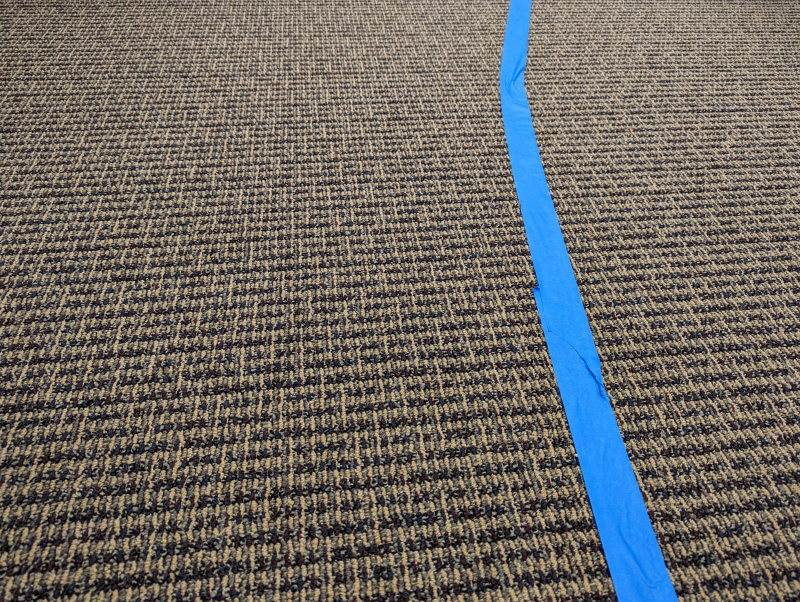
//> input picture line3.jpeg, 1600 x 1204 px (shown at 1/2 size)
$ ./center_image   (built with g++ and OpenCV 4)
//> lines starting //> are read from the running program, lines starting //| are printed output that depends on the picture; after the words box and inside, x2 and y2 are one past the last pixel; in counts of white or black regions, pixels touching at a corner belong together
#include <iostream>
#include <opencv2/opencv.hpp>
#include <vector>

#define KEY_ESC 27

using Pixel = cv::Vec<uchar, 3>; // G,B,R

uchar gray(Pixel p) {
    return 0.3*p[2] + 0.59*p[1] + 0.11*p[0];
}

void plotRow(cv::Mat &image, std::vector<uchar> row_colors, int y, float scale, cv::Scalar color) {
    std::vector<cv::Point> points;
    for (int x = 0; x < row_colors.size(); ++x)
        points.push_back( cv::Point(x, y - scale*row_colors[x]) );
    cv::polylines(image, points, false, color, 2);
}

int findCenterLine(std::vector<uchar> b, cv::Mat image, cv::Mat canvas, int y){
    int b_thresh = 0.95*(*max_element(b.begin(), b.end()));
    std::vector<cv::Point2i> cent;
    for (int x = 0; x < image.cols; ++x )
        if (b[x] > b_thresh) cent.push_back(cv::Point(x,y));
    // cv::polylines(canvas, cent, false, cv::Scalar(255,255,255), 2);
    cv::circle(canvas,cent.front(),3,cv::Scalar(255,255,255),1);
    cv::circle(canvas,cent.back(),3,cv::Scalar(255,255,255),1);
    cv::Point midpnt, midint;
    midpnt = (cent.front() + cent.back())*0.5;
    midint = static_cast<cv::Point2i>(midpnt/2);
    cv::circle(canvas,midpnt,10,cv::Scalar(255,255,255),1);
    cv::line(canvas,midpnt,cv::Point(image.cols/2,y),cv::Scalar(255, 255, 255),2);
    cv::line(canvas,cv::Point(image.cols/2,y+10),cv::Point(image.cols/2,y-10),cv::Scalar(0, 0, 255),2);
    cv::line(canvas,cv::Point(image.cols/2+10,y),cv::Point(image.cols/2-10,y),cv::Scalar(0, 0, 255),2);

    int target_error = (image.cols/2) - midpnt.x;
    std::string err = "Error: ";
    std::string error_txt = err + std::to_string(target_error);
    cv::putText(canvas, error_txt,cv::Point(image.cols/2,y+30),cv::FONT_HERSHEY_PLAIN,1,cv::Scalar(255,255,255));

    return target_error;
}

int main(int argc, char** argv) {
    // Load image from command line arguments
    std::string filename;
    if (argc >= 2)
        filename = argv[argc-1];
    else
        filename = "../line3.jpeg";
    // Load image from file
    const cv::Mat image = cv::imread(filename);
//> image is the input picture: 1204 rows x 1600 cols, CV_8UC3; mean B, G, R 100, 105, 108.7
    if (image.empty()) {
        std::cout << "Image '" << filename << "' not found!" << std::endl;
        return -1;
    }
    // Check the if image type is compatible with CV_8UC3
    std::string type = cv::typeToString( image.type() );
    std::cout << type << std::endl
              << image.rows << "x" << image.cols
              << std::endl;
//| CV_8UC3
//| 1204x1600
    if (type != "CV_8UC3") {
        std::cout << "Ops, format '" << type << "' not supported!" << std::endl;
        return 1;
    }
    // Show image
    // cv::imshow("EML4840", image);
    // Create windows with trackbar
    cv::namedWindow("EML4840");
    // Trackers
    int track_row = 70;     // Percentage
    int track_scale = 40;   // Percentage
    int track_resize = 100;
    cv::createTrackbar("Row", "EML4840", &track_row, 100);
    cv::createTrackbar("Scale", "EML4840", &track_scale, 100);
    cv::createTrackbar("resize", "EML4840", &track_resize, 100);
    // Menu
    bool show_red = false;
    bool show_blue = true;
    bool show_green = false;
    bool show_gray = false;
    std::cout << "Press:" << std::endl
              << "s            : to save image" << std::endl
              << "r, g, b, or k: to show colors" << std::endl
              << "q or ESC     : to quit" << std::endl;
    // Create vectors to store the graphs
    std::vector<uchar> r, g, b, k;
    // Run until 'q' is pressed...
    bool running = true;
    while( running ) {
        // Clear colors
        r.clear();
        g.clear();
        b.clear();
        k.clear();
        // Update scale
        float scale = 0.01*track_scale;
        // Pixel scanine
        int y = 0.01*track_row*(image.rows-1);
        for (int x = 0; x < image.cols; ++x ) {
            Pixel pixel = image.at<Pixel>( cv::Point(x, y) );
            r.push_back( pixel[2] );
            g.push_back( pixel[1] );
            b.push_back( pixel[0] );
            k.push_back( gray(pixel) );
        }
//> this loop made 1600 passes
//> pixel on passes 1 to 3: [53, 43, 36], [68, 60, 53], [64, 57, 54]
//> after the loop, r = 1600 values, max 242 at index 1368, min 0 at index 484, mean 95.12; g = 1600 values, max 221 at index 1368, min 0 at index 59, mean 92.61; b = 1600 values, max 255 at index 1140, min 0 at index 97, mean 88.91; k = 1600 values, max 224 at index 1368, min 0 at index 59, mean 92.49
        // clone image and keep the orginal for processing!
        cv::Mat canvas = image.clone();
        if (show_red)   plotRow(canvas, r, y, scale, cv::Scalar(0,0,255));
        if (show_green) plotRow(canvas, g, y, scale, cv::Scalar(0,255,0));
        if (show_blue)  plotRow(canvas, b, y, scale, cv::Scalar(255,0,0));
//> after the loop in plotRow, `for (int x = 0; x < row_colors.size(); ++x)`: points = 1600 Points (x, y), first 12: [0, 820], [1, 814], [2, 816], [3, 823], [4, 828], [5, 831], [6, 822], [7, 806], [8, 800], [9, 809], [10, 821], [11, 828]
//> in plotRow, `cv::polylines(image, points, false, color, 2);`:
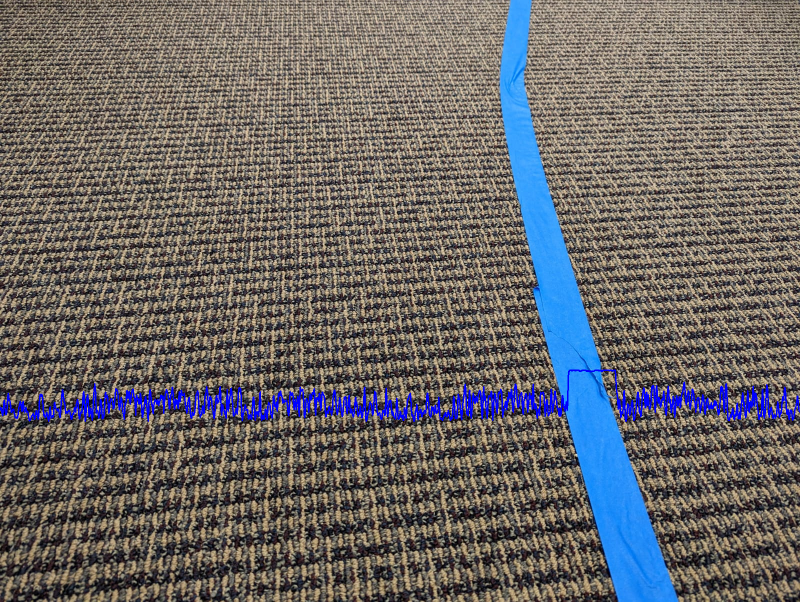
//> image: 1204 rows x 1600 cols, CV_8UC3 (shown at 1/2 size); 1.67% of pixels changed, all inside (x1, y1, x2, y2) = (0, 739, 1600, 844)
        if (show_gray)  plotRow(canvas, k, y, scale, cv::Scalar(0,0,0));
        cv::line(canvas, cv::Point(0, y), cv::Point(image.cols, y), cv::Scalar(0,0,0), 2);

        // Testing max values in blue vector
        // int max = *max_element(b.begin(),b.end());
        // std::cout << max << std::endl;

        findCenterLine(b,image,canvas,y);
//> in findCenterLine, `int b_thresh = 0.95*(*max_element(b.begin(), b.end()));`: b_thresh = 242
//> after the loop in findCenterLine, `for (int x = 0; x < image.cols; ++x )`: cent = 94 Points (x, y), first 12: [1137, 842], [1138, 842], [1139, 842], [1140, 842], [1141, 842], [1142, 842], [1143, 842], [1144, 842], [1145, 842], [1146, 842], [1147, 842], [1148, 842]
//> in findCenterLine, `midpnt = (cent.front() + cent.back())*0.5;`: midpnt = Point(1184, 842)
//> in findCenterLine, `midint = static_cast<cv::Point2i>(midpnt/2);`: midint = Point(592, 421)
//> in findCenterLine, `cv::line(canvas,midpnt,cv::Point(image.cols/2,y),cv::Scalar(255, 255, ..`:
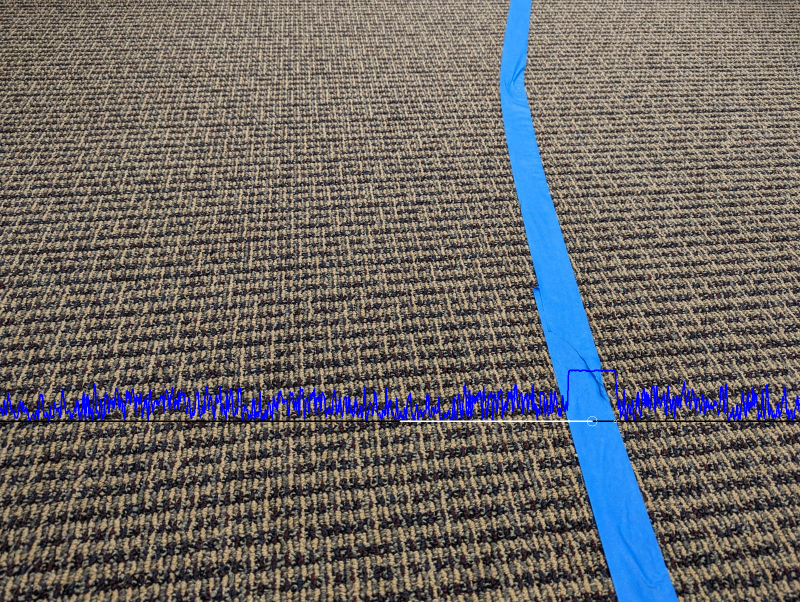
//> canvas: 1204 rows x 1600 cols, CV_8UC3 (shown at 1/2 size); mean B, G, R 102.8, 103.3, 107
//> in findCenterLine, `int target_error = (image.cols/2) - midpnt.x;`: target_error = -384
//> in findCenterLine, `std::string error_txt = err + std::to_string(target_error);`: error_txt = "Error: -384"


        // Menu
        int key = cv::waitKey(10);
//> the 'q' key is pressed
        switch(key) {
        case 's':
            cv::imwrite("../output.jpg", image);
            break;
        case 'q':
        case KEY_ESC:
            running = false;
            break;
        case 'r':
            show_red = !show_red;
            break;
        case 'g':
            show_green = !show_green;
            break;
        case 'b':
            show_blue = !show_blue;
            break;
        case 'k':
            show_gray = !show_gray;
            break;
        }
        // Show image
        cv::resize(canvas, canvas, cv::Size(), 0.01*track_resize, 0.01*track_resize);
        cv::imshow("EML4840", canvas);
    }
    // Close all windows
    cv::destroyAllWindows();
    return 0;
}

$ run again, with line0.jpeg copied over line3.jpeg
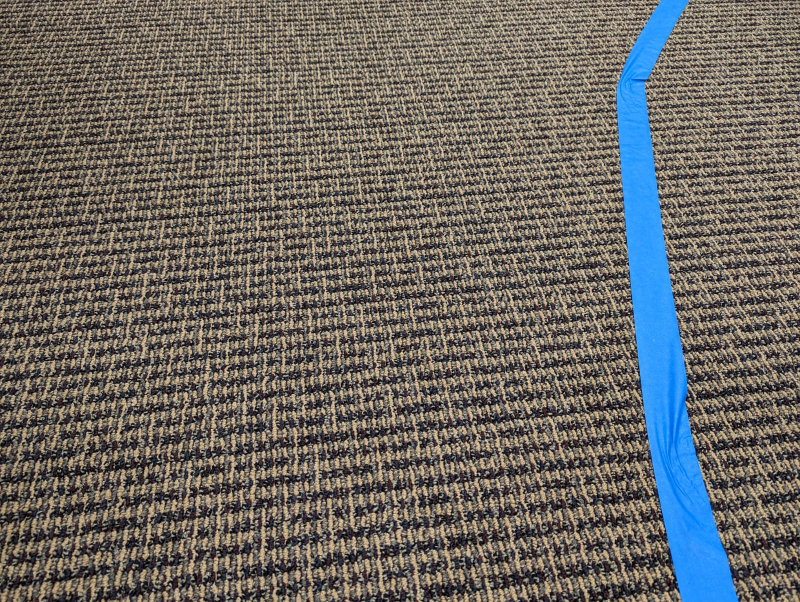
//> input picture line0.jpeg, 1600 x 1204 px (shown at 1/2 size)
//> image is the input picture: 1204 rows x 1600 cols, CV_8UC3; mean B, G, R 99.3, 104.4, 108.1
//| CV_8UC3
//| 1204x1600
//> the loop `for (int x = 0; x < image.cols; ++x )` made 1600 passes
//> pixel on passes 1 to 3: [101, 106, 115], [111, 118, 127], [128, 135, 144]
//> after the loop `for (int x = 0; x < image.cols; ++x )`: r = 1600 values, max 237 at index 486, min 0 at index 612, mean 96.38; g = 1600 values, max 218 at index 486, min 0 at index 71, mean 93.82; b = 1600 values, max 255 at index 1304, min 0 at index 77, mean 91.83; k = 1600 values, max 220 at index 486, min 0 at index 77, mean 93.93
//> after the loop in plotRow, `for (int x = 0; x < row_colors.size(); ++x)`: points = 1600 Points (x, y), first 12: [0, 801], [1, 797], [2, 790], [3, 794], [4, 809], [5, 822], [6, 826], [7, 827], [8, 837], [9, 833], [10, 823], [11, 809]
//> in plotRow, `cv::polylines(image, points, false, color, 2);`:
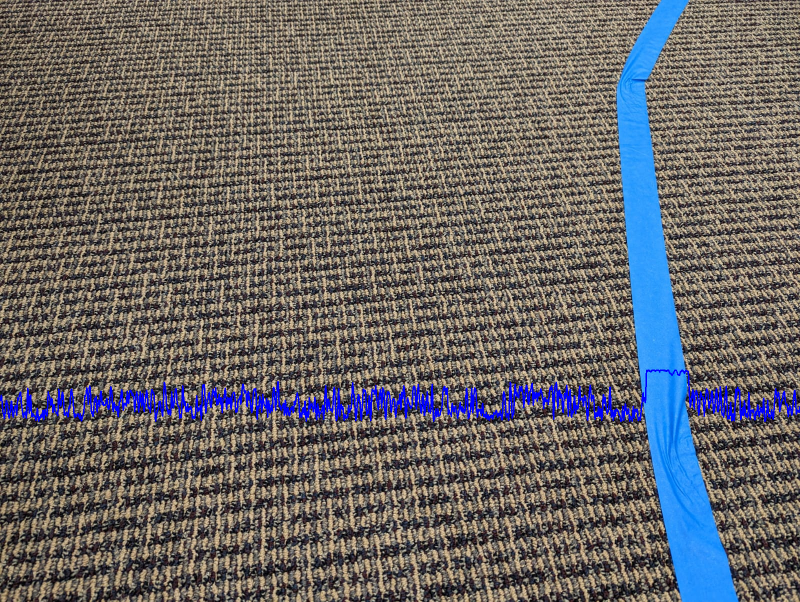
//> image: 1204 rows x 1600 cols, CV_8UC3 (shown at 1/2 size); 1.76% of pixels changed, all inside (x1, y1, x2, y2) = (0, 739, 1600, 844)
//> b_thresh = 242
//> after the loop in findCenterLine, `for (int x = 0; x < image.cols; ++x )`: cent = 68 Points (x, y), first 12: [1293, 842], [1294, 842], [1295, 842], [1296, 842], [1297, 842], [1298, 842], [1299, 842], [1300, 842], [1301, 842], [1302, 842], [1303, 842], [1304, 842]
//> midpnt = Point(1334, 842)
//> midint = Point(667, 421)
//> in findCenterLine, `cv::line(canvas,midpnt,cv::Point(image.cols/2,y),cv::Scalar(255, 255, ..`:
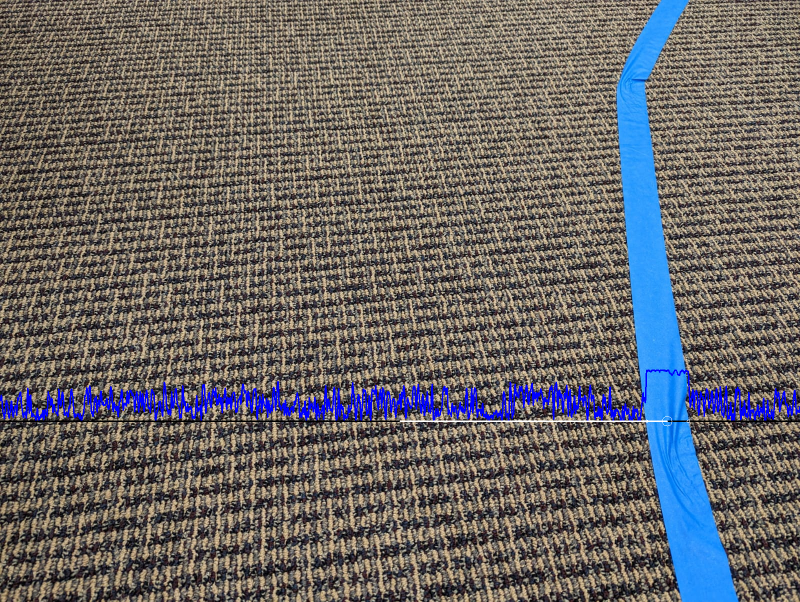
//> canvas: 1204 rows x 1600 cols, CV_8UC3 (shown at 1/2 size); mean B, G, R 102.2, 102.7, 106.2
//> target_error = -534
//> error_txt = "Error: -534"

$ run again, with line1.jpeg copied over line3.jpeg
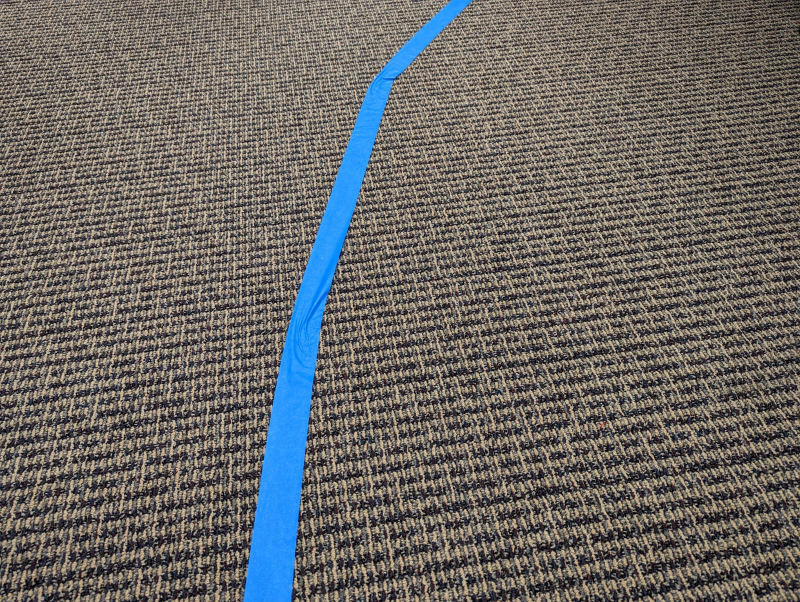
//> input picture line1.jpeg, 1600 x 1204 px (shown at 1/2 size)
//> image is the input picture: 1204 rows x 1600 cols, CV_8UC3; mean B, G, R 101, 104.3, 107.6
//| CV_8UC3
//| 1204x1600
//> the loop `for (int x = 0; x < image.cols; ++x )` made 1600 passes
//> pixel on passes 1 to 3: [132, 139, 136], [129, 134, 132], [104, 105, 103]
//> after the loop `for (int x = 0; x < image.cols; ++x )`: r = 1600 values, max 240 at index 643, min 0 at index 135, mean 102.6; g = 1600 values, max 226 at index 643, min 0 at index 135, mean 100.4; b = 1600 values, max 255 at index 543, min 0 at index 269, mean 98.45; k = 1600 values, max 227 at index 643, min 0 at index 269, mean 100.4
//> after the loop in plotRow, `for (int x = 0; x < row_colors.size(); ++x)`: points = 1600 Points (x, y), first 12: [0, 789], [1, 790], [2, 800], [3, 814], [4, 814], [5, 803], [6, 792], [7, 784], [8, 774], [9, 775], [10, 800], [11, 826]
//> in plotRow, `cv::polylines(image, points, false, color, 2);`:
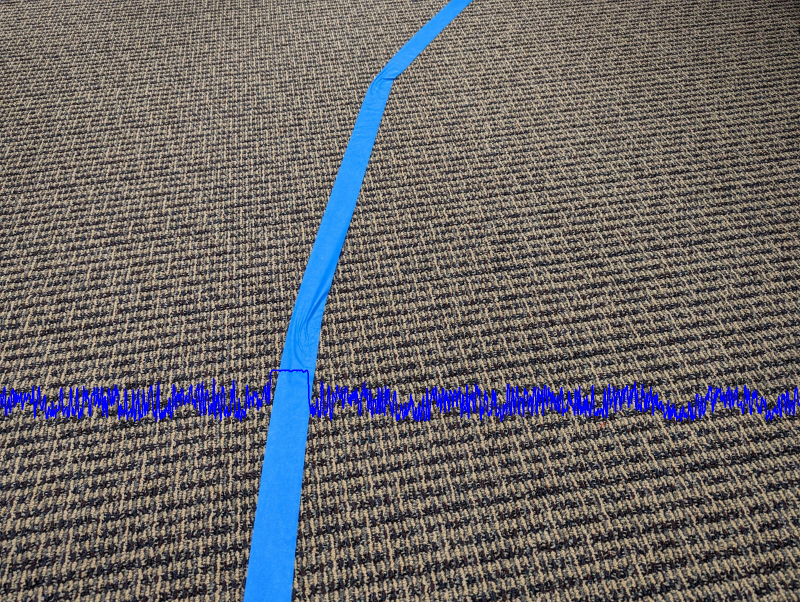
//> image: 1204 rows x 1600 cols, CV_8UC3 (shown at 1/2 size); 1.99% of pixels changed, all inside (x1, y1, x2, y2) = (0, 739, 1600, 844)
//> `cv::line(canvas, cv::Point(0, y), cv::Point(image.cols, y), cv::Scalar..`:
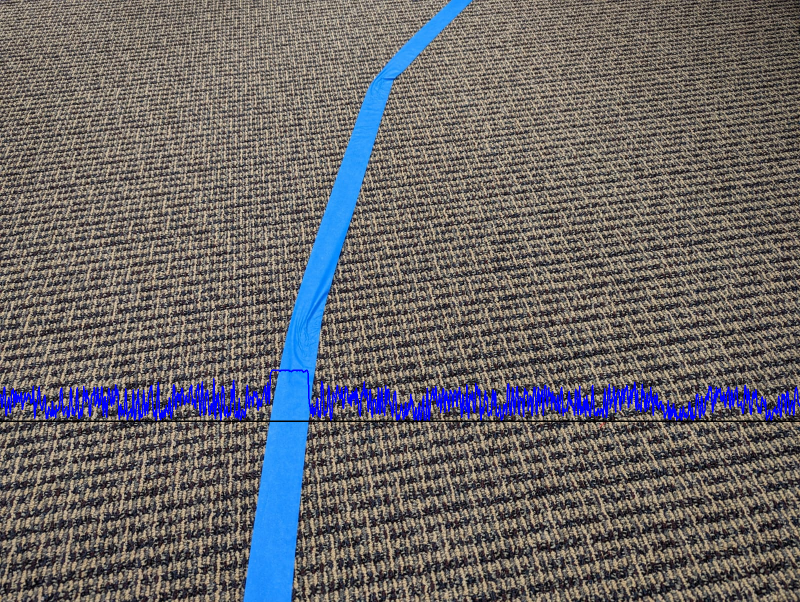
//> canvas: 1204 rows x 1600 cols, CV_8UC3 (shown at 1/2 size); 0.25% of pixels changed, all inside (x1, y1, x2, y2) = (0, 841, 1600, 844)
//> b_thresh = 242
//> after the loop in findCenterLine, `for (int x = 0; x < image.cols; ++x )`: cent = 74 Points (x, y), first 12: [542, 842], [543, 842], [544, 842], [545, 842], [546, 842], [547, 842], [548, 842], [549, 842], [550, 842], [551, 842], [552, 842], [553, 842]
//> midpnt = Point(578, 842)
//> midint = Point(289, 421)
//> target_error = 222
//> error_txt = "Error: 222"

$ run again, with line2.jpeg copied over line3.jpeg
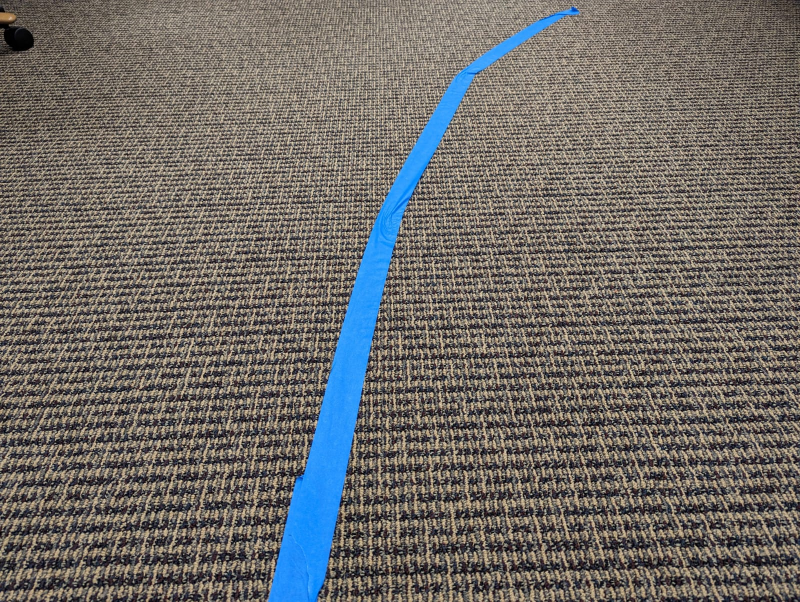
//> input picture line2.jpeg, 1600 x 1204 px (shown at 1/2 size)
//> image is the input picture: 1204 rows x 1600 cols, CV_8UC3; mean B, G, R 103, 107, 110.8
//| CV_8UC3
//| 1204x1600
//> the loop `for (int x = 0; x < image.cols; ++x )` made 1600 passes
//> pixel on passes 1 to 3: [34, 31, 40], [30, 28, 34], [28, 27, 36]
//> after the loop `for (int x = 0; x < image.cols; ++x )`: r = 1600 values, max 230 at index 741, min 0 at index 495, mean 92.19; g = 1600 values, max 212 at index 459, min 0 at index 7, mean 90.32; b = 1600 values, max 255 at index 637, min 0 at index 7, mean 89.9; k = 1600 values, max 213 at index 459, min 0 at index 7, mean 90.38
//> after the loop in plotRow, `for (int x = 0; x < row_colors.size(); ++x)`: points = 1600 Points (x, y), first 12: [0, 828], [1, 830], [2, 830], [3, 815], [4, 794], [5, 800], [6, 827], [7, 842], [8, 842], [9, 842], [10, 838], [11, 821]
//> in plotRow, `cv::polylines(image, points, false, color, 2);`:
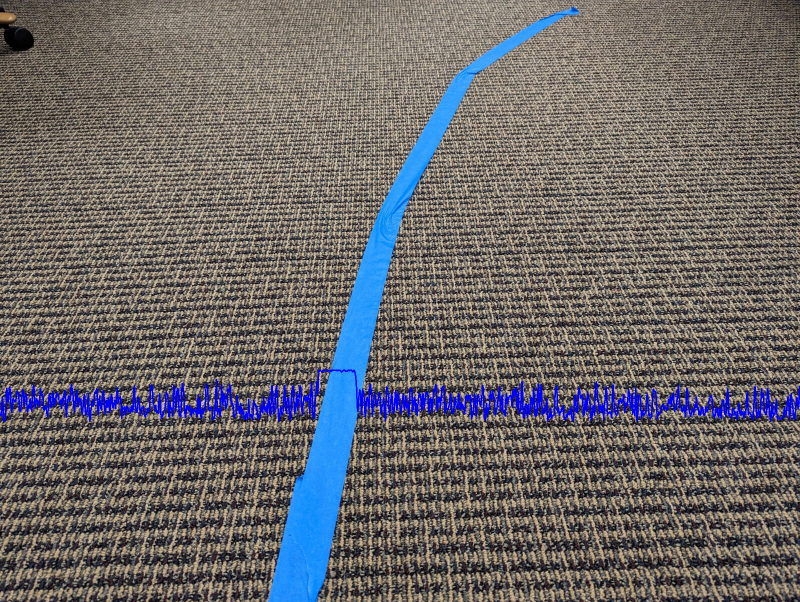
//> image: 1204 rows x 1600 cols, CV_8UC3 (shown at 1/2 size); 1.86% of pixels changed, all inside (x1, y1, x2, y2) = (0, 739, 1600, 844)
//> `cv::line(canvas, cv::Point(0, y), cv::Point(image.cols, y), cv::Scalar..`:
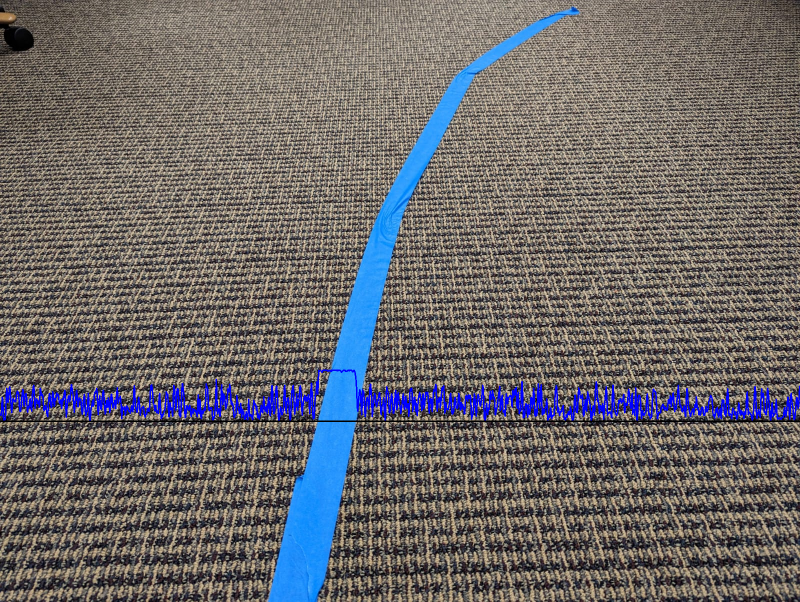
//> canvas: 1204 rows x 1600 cols, CV_8UC3 (shown at 1/2 size); 0.25% of pixels changed, all inside (x1, y1, x2, y2) = (0, 841, 1600, 844)
//> b_thresh = 242
//> after the loop in findCenterLine, `for (int x = 0; x < image.cols; ++x )`: cent = 73 Points (x, y), first 12: [637, 842], [638, 842], [639, 842], [640, 842], [641, 842], [642, 842], [643, 842], [644, 842], [645, 842], [646, 842], [647, 842], [648, 842]
//> midpnt = Point(673, 842)
//> midint = Point(336, 421)
//> target_error = 127
//> error_txt = "Error: 127"
